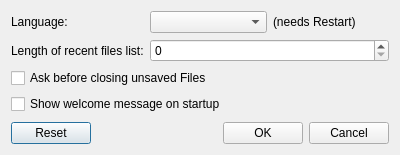
<?xml version="1.0" encoding="UTF-8"?>
<ui version="4.0">
 <class>SettingsWindow</class>
 <widget class="QDialog" name="SettingsWindow">
  <property name="geometry">
   <rect>
    <x>0</x>
    <y>0</y>
    <width>400</width>
    <height>155</height>
   </rect>
  </property>
  <property name="windowTitle">
   <string>Settings</string>
  </property>
  <layout class="QVBoxLayout" name="verticalLayout">
   <item>
    <layout class="QFormLayout" name="formLayout">
     <item row="0" column="0">
      <widget class="QLabel" name="label_2">
       <property name="text">
        <string>Language:</string>
       </property>
      </widget>
     </item>
     <item row="0" column="1">
      <layout class="QHBoxLayout" name="horizontalLayout">
       <item>
        <widget class="QComboBox" name="languageComboBox"/>
       </item>
       <item>
        <widget class="QLabel" name="label">
         <property name="text">
          <string>(needs Restart)</string>
         </property>
        </widget>
       </item>
      </layout>
     </item>
     <item row="1" column="0">
      <widget class="QLabel" name="label_3">
       <property name="text">
        <string>Length of recent files list:</string>
       </property>
      </widget>
     </item>
     <item row="1" column="1">
      <widget class="QSpinBox" name="recentFilesSpinBox"/>
     </item>
    </layout>
   </item>
   <item>
    <widget class="QCheckBox" name="checkSaveCheckBox">
     <property name="text">
      <string>Ask before closing unsaved Files</string>
     </property>
    </widget>
   </item>
   <item>
    <widget class="QCheckBox" name="showWelcomeMessageCheckBox">
     <property name="text">
      <string>Show welcome message on startup</string>
     </property>
    </widget>
   </item>
   <item>
    <spacer name="verticalSpacer">
     <property name="orientation">
      <enum>Qt::Vertical</enum>
     </property>
     <property name="sizeHint" stdset="0">
      <size>
       <width>20</width>
       <height>40</height>
      </size>
     </property>
    </spacer>
   </item>
   <item>
    <layout class="QHBoxLayout" name="horizontalLayout_2">
     <item>
      <widget class="QPushButton" name="resetButton">
       <property name="text">
        <string>Reset</string>
       </property>
      </widget>
     </item>
     <item>
      <spacer name="horizontalSpacer">
       <property name="orientation">
        <enum>Qt::Horizontal</enum>
       </property>
       <property name="sizeHint" stdset="0">
        <size>
         <width>40</width>
         <height>20</height>
        </size>
       </property>
      </spacer>
     </item>
     <item>
      <widget class="QPushButton" name="okButton">
       <property name="text">
        <string>OK</string>
       </property>
      </widget>
     </item>
     <item>
      <widget class="QPushButton" name="cancelButton">
       <property name="text">
        <string>Cancel</string>
       </property>
      </widget>
     </item>
    </layout>
   </item>
  </layout>
 </widget>
 <resources/>
 <connections/>
</ui>
